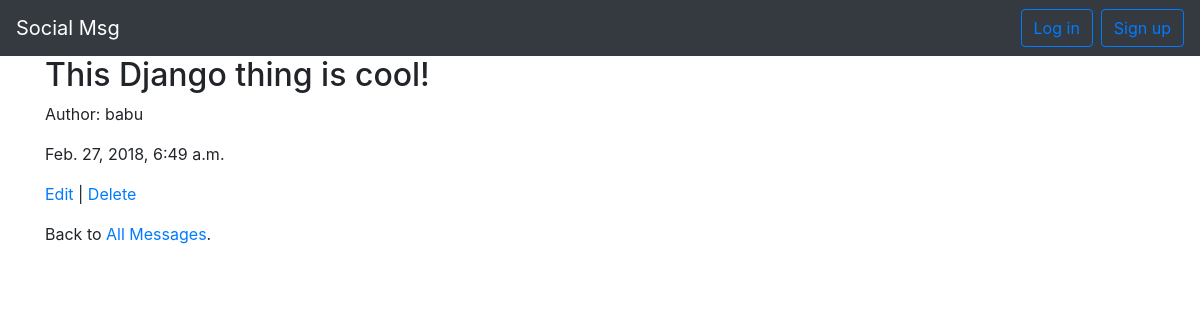
Page /posts/2/ on the committed database.
### posts/models.py (models this page shows, shortened)
class Post(models.Model):
    message = models.CharField(max_length=280)
    date = models.DateTimeField(auto_now_add=True)
    author = models.ForeignKey(
        settings.AUTH_USER_MODEL,
        on_delete=models.CASCADE,
    )

### users/models.py (models this page shows)
class CustomUser(AbstractUser):
    objects = CustomUserManager()

### posts/views.py (the view)
# urls.py: path('<int:pk>/', views.PostDetailView.as_view(), name='post_detail'),
class PostDetailView(DetailView):
    model = models.Post
    template_name = 'post_detail.html'

### templates/post_detail.html (shortened to what this page needs)
{% extends 'base.html' %}
{% block content %}
<div>
    <h2>{{ object.message }}</h2>
    <p>Author: {{ object.author }}</p>
    <p>{{ object.date }}</p>
</div>
<p><a href="{% url 'post_edit' post.pk %}">Edit</a> | <a href="{% url 'post_delete' post.pk %}">Delete</a></p>
<p>Back to <a href="{% url 'post_list' %}">All Messages</a>.</p>
{% endblock %}

### rows in the picture
Post: message "This Django thing is cool!", author "babu", date "Feb. 27, 2018, 6:49 a.m."
